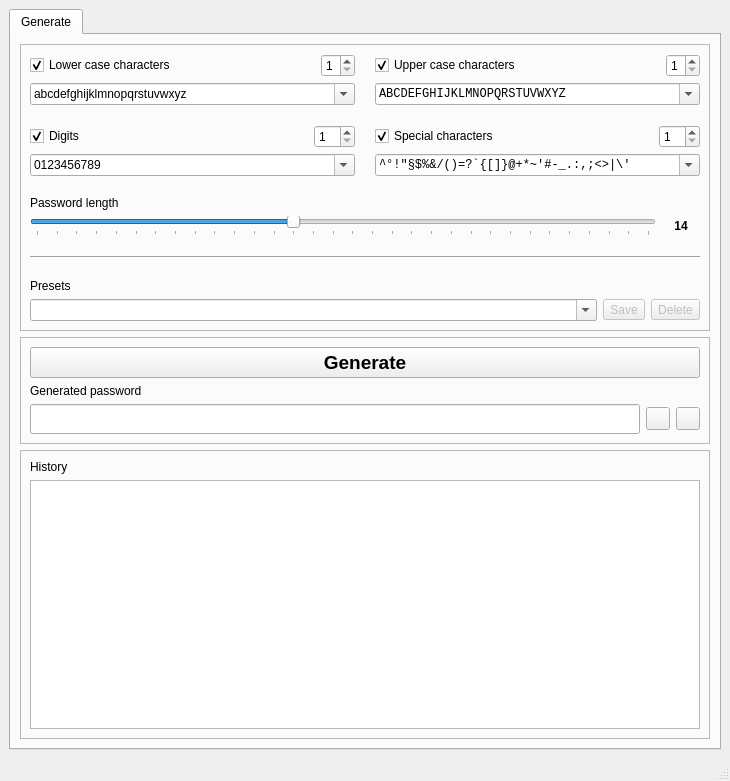
<?xml version="1.0" encoding="UTF-8"?>
<ui version="4.0">
 <class>MainFrame</class>
 <widget class="QMainWindow" name="MainFrame">
  <property name="geometry">
   <rect>
    <x>0</x>
    <y>0</y>
    <width>722</width>
    <height>781</height>
   </rect>
  </property>
  <property name="windowTitle">
   <string>Password Manager</string>
  </property>
  <property name="windowIcon">
   <iconset resource="main.qrc">
    <normaloff>:/icons/key.png</normaloff>:/icons/key.png</iconset>
  </property>
  <widget class="QWidget" name="centralwidget">
   <layout class="QVBoxLayout" name="verticalLayout">
    <item>
     <widget class="QTabWidget" name="tabWidget">
      <property name="currentIndex">
       <number>0</number>
      </property>
      <widget class="QWidget" name="tabGenerate">
       <attribute name="title">
        <string>Generate</string>
       </attribute>
       <layout class="QVBoxLayout" name="verticalLayout_4">
        <item>
         <widget class="QFrame" name="optionsFrame">
          <property name="sizePolicy">
           <sizepolicy hsizetype="Preferred" vsizetype="Maximum">
            <horstretch>0</horstretch>
            <verstretch>0</verstretch>
           </sizepolicy>
          </property>
          <property name="minimumSize">
           <size>
            <width>690</width>
            <height>0</height>
           </size>
          </property>
          <property name="frameShape">
           <enum>QFrame::StyledPanel</enum>
          </property>
          <property name="frameShadow">
           <enum>QFrame::Raised</enum>
          </property>
          <layout class="QGridLayout" name="gridLayout">
           <property name="spacing">
            <number>20</number>
           </property>
           <item row="0" column="1">
            <widget class="QWidget" name="upperCaseForm" native="true">
             <layout class="QGridLayout" name="gridLayout_3" columnstretch="1,0">
              <property name="leftMargin">
               <number>0</number>
              </property>
              <property name="topMargin">
               <number>0</number>
              </property>
              <property name="rightMargin">
               <number>0</number>
              </property>
              <property name="bottomMargin">
               <number>0</number>
              </property>
              <item row="1" column="0" colspan="2">
               <widget class="QComboBox" name="upperCaseChars">
                <property name="sizePolicy">
                 <sizepolicy hsizetype="MinimumExpanding" vsizetype="Fixed">
                  <horstretch>0</horstretch>
                  <verstretch>0</verstretch>
                 </sizepolicy>
                </property>
                <property name="font">
                 <font>
                  <family>Liberation Mono</family>
                 </font>
                </property>
                <property name="editable">
                 <bool>true</bool>
                </property>
                <property name="currentText">
                 <string notr="true">ABCDEFGHIJKLMNOPQRSTUVWXYZ</string>
                </property>
                <property name="insertPolicy">
                 <enum>QComboBox::InsertAtTop</enum>
                </property>
                <item>
                 <property name="text">
                  <string>ABCDEFGHIJKLMNOPQRSTUVWXYZ</string>
                 </property>
                </item>
               </widget>
              </item>
              <item row="0" column="0">
               <widget class="QCheckBox" name="useUpperCaseChars">
                <property name="text">
                 <string>Upper case characters</string>
                </property>
                <property name="checked">
                 <bool>true</bool>
                </property>
               </widget>
              </item>
              <item row="0" column="1">
               <widget class="QSpinBox" name="upperCaseMin">
                <property name="toolTip">
                 <string>Minimum count of upper case letters</string>
                </property>
                <property name="minimum">
                 <number>1</number>
                </property>
                <property name="maximum">
                 <number>4</number>
                </property>
               </widget>
              </item>
             </layout>
            </widget>
           </item>
           <item row="0" column="0">
            <widget class="QWidget" name="lowerCaseForm" native="true">
             <layout class="QGridLayout" name="gridLayout_2" columnstretch="1,0">
              <property name="leftMargin">
               <number>0</number>
              </property>
              <property name="topMargin">
               <number>0</number>
              </property>
              <property name="rightMargin">
               <number>0</number>
              </property>
              <property name="bottomMargin">
               <number>0</number>
              </property>
              <item row="0" column="0">
               <widget class="QCheckBox" name="useLowerCaseChars">
                <property name="text">
                 <string>Lower case characters</string>
                </property>
                <property name="checked">
                 <bool>true</bool>
                </property>
               </widget>
              </item>
              <item row="0" column="1">
               <widget class="QSpinBox" name="lowerCaseMin">
                <property name="toolTip">
                 <string>Minimum count of lower case numbers</string>
                </property>
                <property name="buttonSymbols">
                 <enum>QAbstractSpinBox::UpDownArrows</enum>
                </property>
                <property name="specialValueText">
                 <string/>
                </property>
                <property name="suffix">
                 <string/>
                </property>
                <property name="minimum">
                 <number>1</number>
                </property>
                <property name="maximum">
                 <number>4</number>
                </property>
               </widget>
              </item>
              <item row="1" column="0" colspan="2">
               <widget class="QComboBox" name="lowerCaseChars">
                <property name="editable">
                 <bool>true</bool>
                </property>
                <property name="currentText">
                 <string notr="true">abcdefghijklmnopqrstuvwxyz</string>
                </property>
                <property name="insertPolicy">
                 <enum>QComboBox::InsertAtTop</enum>
                </property>
                <item>
                 <property name="text">
                  <string>abcdefghijklmnopqrstuvwxyz</string>
                 </property>
                </item>
               </widget>
              </item>
             </layout>
            </widget>
           </item>
           <item row="1" column="0">
            <widget class="QWidget" name="numbersForm" native="true">
             <layout class="QGridLayout" name="gridLayout_4" columnstretch="1,0">
              <property name="leftMargin">
               <number>0</number>
              </property>
              <property name="topMargin">
               <number>0</number>
              </property>
              <property name="rightMargin">
               <number>0</number>
              </property>
              <property name="bottomMargin">
               <number>0</number>
              </property>
              <item row="0" column="0">
               <widget class="QCheckBox" name="useNumbers">
                <property name="text">
                 <string>Digits</string>
                </property>
                <property name="checked">
                 <bool>true</bool>
                </property>
               </widget>
              </item>
              <item row="0" column="1">
               <widget class="QSpinBox" name="numbersMin">
                <property name="toolTip">
                 <string>Minimum count of digits</string>
                </property>
                <property name="minimum">
                 <number>1</number>
                </property>
               </widget>
              </item>
              <item row="1" column="0" colspan="2">
               <widget class="QComboBox" name="numbers">
                <property name="editable">
                 <bool>true</bool>
                </property>
                <property name="currentText">
                 <string>0123456789</string>
                </property>
                <property name="insertPolicy">
                 <enum>QComboBox::InsertAtTop</enum>
                </property>
                <item>
                 <property name="text">
                  <string>0123456789</string>
                 </property>
                </item>
               </widget>
              </item>
             </layout>
            </widget>
           </item>
           <item row="2" column="0" colspan="2">
            <widget class="QWidget" name="lengthForm" native="true">
             <layout class="QGridLayout" name="gridLayout_6">
              <property name="leftMargin">
               <number>0</number>
              </property>
              <property name="topMargin">
               <number>0</number>
              </property>
              <property name="rightMargin">
               <number>0</number>
              </property>
              <property name="bottomMargin">
               <number>0</number>
              </property>
              <item row="0" column="0">
               <widget class="QLabel" name="label_4">
                <property name="text">
                 <string>Password length</string>
                </property>
               </widget>
              </item>
              <item row="1" column="0">
               <widget class="QSlider" name="passwordLength">
                <property name="minimum">
                 <number>1</number>
                </property>
                <property name="maximum">
                 <number>32</number>
                </property>
                <property name="pageStep">
                 <number>3</number>
                </property>
                <property name="value">
                 <number>14</number>
                </property>
                <property name="orientation">
                 <enum>Qt::Horizontal</enum>
                </property>
                <property name="invertedControls">
                 <bool>false</bool>
                </property>
                <property name="tickPosition">
                 <enum>QSlider::TicksBelow</enum>
                </property>
                <property name="tickInterval">
                 <number>1</number>
                </property>
               </widget>
              </item>
              <item row="1" column="1">
               <widget class="QLabel" name="pwLengthDisplay">
                <property name="sizePolicy">
                 <sizepolicy hsizetype="Preferred" vsizetype="Preferred">
                  <horstretch>0</horstretch>
                  <verstretch>0</verstretch>
                 </sizepolicy>
                </property>
                <property name="minimumSize">
                 <size>
                  <width>38</width>
                  <height>0</height>
                 </size>
                </property>
                <property name="font">
                 <font>
                  <weight>75</weight>
                  <bold>true</bold>
                 </font>
                </property>
                <property name="text">
                 <string>14</string>
                </property>
                <property name="alignment">
                 <set>Qt::AlignCenter</set>
                </property>
                <property name="margin">
                 <number>0</number>
                </property>
               </widget>
              </item>
             </layout>
            </widget>
           </item>
           <item row="1" column="1">
            <widget class="QWidget" name="specialsForm" native="true">
             <property name="sizePolicy">
              <sizepolicy hsizetype="MinimumExpanding" vsizetype="Preferred">
               <horstretch>0</horstretch>
               <verstretch>0</verstretch>
              </sizepolicy>
             </property>
             <layout class="QGridLayout" name="gridLayout_5" columnstretch="1,0">
              <property name="leftMargin">
               <number>0</number>
              </property>
              <property name="topMargin">
               <number>0</number>
              </property>
              <property name="rightMargin">
               <number>0</number>
              </property>
              <property name="bottomMargin">
               <number>0</number>
              </property>
              <item row="0" column="0">
               <widget class="QCheckBox" name="useSpecialChars">
                <property name="text">
                 <string>Special characters</string>
                </property>
                <property name="checked">
                 <bool>true</bool>
                </property>
               </widget>
              </item>
              <item row="1" column="0" colspan="2">
               <widget class="QComboBox" name="specialChars">
                <property name="sizePolicy">
                 <sizepolicy hsizetype="MinimumExpanding" vsizetype="Fixed">
                  <horstretch>0</horstretch>
                  <verstretch>0</verstretch>
                 </sizepolicy>
                </property>
                <property name="font">
                 <font>
                  <family>Liberation Mono</family>
                 </font>
                </property>
                <property name="editable">
                 <bool>true</bool>
                </property>
                <property name="currentText">
                 <string notr="true">^°!&quot;§$%&amp;/()=?`{[]}@+*~'#-_.:,;&lt;&gt;|\'</string>
                </property>
                <property name="insertPolicy">
                 <enum>QComboBox::InsertAtTop</enum>
                </property>
                <item>
                 <property name="text">
                  <string>^°!&quot;§$%&amp;/()=?`{[]}@+*~'#-_.:,;&lt;&gt;|\'</string>
                 </property>
                </item>
               </widget>
              </item>
              <item row="0" column="1">
               <widget class="QSpinBox" name="specialsMin">
                <property name="toolTip">
                 <string>Minimum count of special characters</string>
                </property>
                <property name="minimum">
                 <number>1</number>
                </property>
               </widget>
              </item>
             </layout>
            </widget>
           </item>
           <item row="3" column="0" colspan="2">
            <widget class="Line" name="line">
             <property name="orientation">
              <enum>Qt::Horizontal</enum>
             </property>
            </widget>
           </item>
           <item row="5" column="0" colspan="2">
            <widget class="QWidget" name="widget" native="true">
             <layout class="QVBoxLayout" name="verticalLayout_5">
              <property name="leftMargin">
               <number>0</number>
              </property>
              <property name="topMargin">
               <number>0</number>
              </property>
              <property name="rightMargin">
               <number>0</number>
              </property>
              <property name="bottomMargin">
               <number>0</number>
              </property>
              <item>
               <widget class="QLabel" name="label">
                <property name="text">
                 <string>Presets</string>
                </property>
               </widget>
              </item>
              <item>
               <widget class="QWidget" name="widget_2" native="true">
                <layout class="QHBoxLayout" name="horizontalLayout">
                 <property name="leftMargin">
                  <number>0</number>
                 </property>
                 <property name="topMargin">
                  <number>0</number>
                 </property>
                 <property name="rightMargin">
                  <number>0</number>
                 </property>
                 <property name="bottomMargin">
                  <number>0</number>
                 </property>
                 <item>
                  <widget class="QComboBox" name="presetName">
                   <property name="editable">
                    <bool>true</bool>
                   </property>
                   <property name="insertPolicy">
                    <enum>QComboBox::NoInsert</enum>
                   </property>
                  </widget>
                 </item>
                 <item>
                  <widget class="QToolButton" name="savePresetButton">
                   <property name="enabled">
                    <bool>false</bool>
                   </property>
                   <property name="sizePolicy">
                    <sizepolicy hsizetype="Maximum" vsizetype="Fixed">
                     <horstretch>0</horstretch>
                     <verstretch>0</verstretch>
                    </sizepolicy>
                   </property>
                   <property name="text">
                    <string>Save</string>
                   </property>
                   <property name="icon">
                    <iconset theme="document-save">
                     <normaloff>.</normaloff>.</iconset>
                   </property>
                  </widget>
                 </item>
                 <item>
                  <widget class="QToolButton" name="deletePresetButton">
                   <property name="enabled">
                    <bool>false</bool>
                   </property>
                   <property name="text">
                    <string>Delete</string>
                   </property>
                   <property name="icon">
                    <iconset theme="edit-delete">
                     <normaloff>.</normaloff>.</iconset>
                   </property>
                  </widget>
                 </item>
                </layout>
               </widget>
              </item>
             </layout>
            </widget>
           </item>
          </layout>
         </widget>
        </item>
        <item>
         <widget class="QFrame" name="generateFrame">
          <property name="frameShape">
           <enum>QFrame::StyledPanel</enum>
          </property>
          <property name="frameShadow">
           <enum>QFrame::Raised</enum>
          </property>
          <layout class="QVBoxLayout" name="verticalLayout_2">
           <item>
            <widget class="QPushButton" name="generateButton">
             <property name="minimumSize">
              <size>
               <width>200</width>
               <height>0</height>
              </size>
             </property>
             <property name="font">
              <font>
               <pointsize>14</pointsize>
               <weight>75</weight>
               <bold>true</bold>
              </font>
             </property>
             <property name="text">
              <string>Generate</string>
             </property>
             <property name="icon">
              <iconset theme="media-playback-start">
               <normaloff>.</normaloff>.</iconset>
             </property>
            </widget>
           </item>
           <item>
            <widget class="QLabel" name="label_3">
             <property name="text">
              <string>Generated password</string>
             </property>
            </widget>
           </item>
           <item>
            <widget class="QWidget" name="outputPanel" native="true">
             <layout class="QHBoxLayout" name="horizontalLayout_4">
              <property name="leftMargin">
               <number>0</number>
              </property>
              <property name="topMargin">
               <number>0</number>
              </property>
              <property name="rightMargin">
               <number>0</number>
              </property>
              <property name="bottomMargin">
               <number>0</number>
              </property>
              <item>
               <widget class="QLineEdit" name="output">
                <property name="font">
                 <font>
                  <family>Liberation Mono</family>
                  <pointsize>14</pointsize>
                  <weight>75</weight>
                  <bold>true</bold>
                 </font>
                </property>
               </widget>
              </item>
              <item>
               <widget class="QToolButton" name="copyToClipboardButton">
                <property name="toolTip">
                 <string>Copy to clipboard</string>
                </property>
                <property name="text">
                 <string/>
                </property>
                <property name="icon">
                 <iconset theme="edit-copy">
                  <normaloff>../../../../.designer/backup</normaloff>../../../../.designer/backup</iconset>
                </property>
               </widget>
              </item>
              <item>
               <widget class="QToolButton" name="savePasswordButton">
                <property name="enabled">
                 <bool>true</bool>
                </property>
                <property name="toolTip">
                 <string>Save to password manager</string>
                </property>
                <property name="text">
                 <string/>
                </property>
                <property name="icon">
                 <iconset theme="document-save">
                  <normaloff>../../../../.designer/backup</normaloff>../../../../.designer/backup</iconset>
                </property>
               </widget>
              </item>
             </layout>
            </widget>
           </item>
          </layout>
         </widget>
        </item>
        <item>
         <widget class="QFrame" name="historyPanel">
          <property name="sizePolicy">
           <sizepolicy hsizetype="Preferred" vsizetype="Minimum">
            <horstretch>0</horstretch>
            <verstretch>0</verstretch>
           </sizepolicy>
          </property>
          <property name="frameShape">
           <enum>QFrame::StyledPanel</enum>
          </property>
          <property name="frameShadow">
           <enum>QFrame::Raised</enum>
          </property>
          <layout class="QVBoxLayout" name="verticalLayout_3">
           <item>
            <widget class="QLabel" name="label_6">
             <property name="text">
              <string>History</string>
             </property>
            </widget>
           </item>
           <item>
            <widget class="QListWidget" name="historyList">
             <property name="font">
              <font>
               <family>Liberation Mono</family>
               <pointsize>10</pointsize>
               <weight>50</weight>
               <bold>false</bold>
              </font>
             </property>
            </widget>
           </item>
          </layout>
         </widget>
        </item>
       </layout>
      </widget>
     </widget>
    </item>
   </layout>
  </widget>
  <widget class="QStatusBar" name="statusBar"/>
 </widget>
 <resources>
  <include location="main.qrc"/>
 </resources>
 <connections>
  <connection>
   <sender>generateButton</sender>
   <signal>clicked()</signal>
   <receiver>MainFrame</receiver>
   <slot>handleGeneratePressed()</slot>
   <hints>
    <hint type="sourcelabel">
     <x>194</x>
     <y>147</y>
    </hint>
    <hint type="destinationlabel">
     <x>392</x>
     <y>256</y>
    </hint>
   </hints>
  </connection>
  <connection>
   <sender>historyList</sender>
   <signal>itemDoubleClicked(QListWidgetItem*)</signal>
   <receiver>MainFrame</receiver>
   <slot>handleHistoryDblClick(QListWidgetItem*)</slot>
   <hints>
    <hint type="sourcelabel">
     <x>392</x>
     <y>386</y>
    </hint>
    <hint type="destinationlabel">
     <x>392</x>
     <y>256</y>
    </hint>
   </hints>
  </connection>
  <connection>
   <sender>passwordLength</sender>
   <signal>valueChanged(int)</signal>
   <receiver>MainFrame</receiver>
   <slot>handlePasswordLengthChange(int)</slot>
   <hints>
    <hint type="sourcelabel">
     <x>439</x>
     <y>119</y>
    </hint>
    <hint type="destinationlabel">
     <x>392</x>
     <y>256</y>
    </hint>
   </hints>
  </connection>
  <connection>
   <sender>upperCaseChars</sender>
   <signal>editTextChanged(QString)</signal>
   <receiver>MainFrame</receiver>
   <slot>handleComboboxChange(QString)</slot>
   <hints>
    <hint type="sourcelabel">
     <x>557</x>
     <y>77</y>
    </hint>
    <hint type="destinationlabel">
     <x>385</x>
     <y>351</y>
    </hint>
   </hints>
  </connection>
  <connection>
   <sender>lowerCaseChars</sender>
   <signal>editTextChanged(QString)</signal>
   <receiver>MainFrame</receiver>
   <slot>handleComboboxChange(QString)</slot>
   <hints>
    <hint type="sourcelabel">
     <x>183</x>
     <y>77</y>
    </hint>
    <hint type="destinationlabel">
     <x>385</x>
     <y>351</y>
    </hint>
   </hints>
  </connection>
  <connection>
   <sender>numbers</sender>
   <signal>editTextChanged(QString)</signal>
   <receiver>MainFrame</receiver>
   <slot>handleComboboxChange(QString)</slot>
   <hints>
    <hint type="sourcelabel">
     <x>183</x>
     <y>146</y>
    </hint>
    <hint type="destinationlabel">
     <x>385</x>
     <y>351</y>
    </hint>
   </hints>
  </connection>
  <connection>
   <sender>specialChars</sender>
   <signal>editTextChanged(QString)</signal>
   <receiver>MainFrame</receiver>
   <slot>handleComboboxChange(QString)</slot>
   <hints>
    <hint type="sourcelabel">
     <x>557</x>
     <y>146</y>
    </hint>
    <hint type="destinationlabel">
     <x>385</x>
     <y>351</y>
    </hint>
   </hints>
  </connection>
  <connection>
   <sender>copyToClipboardButton</sender>
   <signal>clicked()</signal>
   <receiver>MainFrame</receiver>
   <slot>handleCopyToClipboardPressed()</slot>
   <hints>
    <hint type="sourcelabel">
     <x>707</x>
     <y>329</y>
    </hint>
    <hint type="destinationlabel">
     <x>385</x>
     <y>351</y>
    </hint>
   </hints>
  </connection>
  <connection>
   <sender>savePasswordButton</sender>
   <signal>clicked()</signal>
   <receiver>MainFrame</receiver>
   <slot>handleSavePasswordPressed()</slot>
   <hints>
    <hint type="sourcelabel">
     <x>737</x>
     <y>329</y>
    </hint>
    <hint type="destinationlabel">
     <x>385</x>
     <y>351</y>
    </hint>
   </hints>
  </connection>
  <connection>
   <sender>useLowerCaseChars</sender>
   <signal>stateChanged(int)</signal>
   <receiver>MainFrame</receiver>
   <slot>handleCharsCheckboxChange(int)</slot>
   <hints>
    <hint type="sourcelabel">
     <x>163</x>
     <y>50</y>
    </hint>
    <hint type="destinationlabel">
     <x>385</x>
     <y>351</y>
    </hint>
   </hints>
  </connection>
  <connection>
   <sender>lowerCaseMin</sender>
   <signal>valueChanged(int)</signal>
   <receiver>MainFrame</receiver>
   <slot>handleMinSpinnerChange(int)</slot>
   <hints>
    <hint type="sourcelabel">
     <x>328</x>
     <y>50</y>
    </hint>
    <hint type="destinationlabel">
     <x>385</x>
     <y>351</y>
    </hint>
   </hints>
  </connection>
  <connection>
   <sender>upperCaseMin</sender>
   <signal>valueChanged(int)</signal>
   <receiver>MainFrame</receiver>
   <slot>handleMinSpinnerChange(int)</slot>
   <hints>
    <hint type="sourcelabel">
     <x>702</x>
     <y>50</y>
    </hint>
    <hint type="destinationlabel">
     <x>385</x>
     <y>351</y>
    </hint>
   </hints>
  </connection>
  <connection>
   <sender>specialsMin</sender>
   <signal>valueChanged(int)</signal>
   <receiver>MainFrame</receiver>
   <slot>handleMinSpinnerChange(int)</slot>
   <hints>
    <hint type="sourcelabel">
     <x>699</x>
     <y>119</y>
    </hint>
    <hint type="destinationlabel">
     <x>385</x>
     <y>351</y>
    </hint>
   </hints>
  </connection>
  <connection>
   <sender>numbersMin</sender>
   <signal>valueChanged(int)</signal>
   <receiver>MainFrame</receiver>
   <slot>handleMinSpinnerChange(int)</slot>
   <hints>
    <hint type="sourcelabel">
     <x>325</x>
     <y>119</y>
    </hint>
    <hint type="destinationlabel">
     <x>385</x>
     <y>351</y>
    </hint>
   </hints>
  </connection>
  <connection>
   <sender>useNumbers</sender>
   <signal>stateChanged(int)</signal>
   <receiver>MainFrame</receiver>
   <slot>handleCharsCheckboxChange(int)</slot>
   <hints>
    <hint type="sourcelabel">
     <x>160</x>
     <y>119</y>
    </hint>
    <hint type="destinationlabel">
     <x>385</x>
     <y>351</y>
    </hint>
   </hints>
  </connection>
  <connection>
   <sender>useUpperCaseChars</sender>
   <signal>stateChanged(int)</signal>
   <receiver>MainFrame</receiver>
   <slot>handleCharsCheckboxChange(int)</slot>
   <hints>
    <hint type="sourcelabel">
     <x>537</x>
     <y>50</y>
    </hint>
    <hint type="destinationlabel">
     <x>385</x>
     <y>351</y>
    </hint>
   </hints>
  </connection>
  <connection>
   <sender>useSpecialChars</sender>
   <signal>stateChanged(int)</signal>
   <receiver>MainFrame</receiver>
   <slot>handleCharsCheckboxChange(int)</slot>
   <hints>
    <hint type="sourcelabel">
     <x>534</x>
     <y>119</y>
    </hint>
    <hint type="destinationlabel">
     <x>385</x>
     <y>351</y>
    </hint>
   </hints>
  </connection>
  <connection>
   <sender>savePresetButton</sender>
   <signal>clicked()</signal>
   <receiver>MainFrame</receiver>
   <slot>handleSavePresetPressed()</slot>
   <hints>
    <hint type="sourcelabel">
     <x>683</x>
     <y>293</y>
    </hint>
    <hint type="destinationlabel">
     <x>358</x>
     <y>344</y>
    </hint>
   </hints>
  </connection>
  <connection>
   <sender>presetName</sender>
   <signal>currentIndexChanged(QString)</signal>
   <receiver>MainFrame</receiver>
   <slot>handlePresetNameChange(QString)</slot>
   <hints>
    <hint type="sourcelabel">
     <x>343</x>
     <y>293</y>
    </hint>
    <hint type="destinationlabel">
     <x>358</x>
     <y>344</y>
    </hint>
   </hints>
  </connection>
  <connection>
   <sender>presetName</sender>
   <signal>editTextChanged(QString)</signal>
   <receiver>MainFrame</receiver>
   <slot>handlePresetNameTextChange(QString)</slot>
   <hints>
    <hint type="sourcelabel">
     <x>328</x>
     <y>293</y>
    </hint>
    <hint type="destinationlabel">
     <x>358</x>
     <y>344</y>
    </hint>
   </hints>
  </connection>
  <connection>
   <sender>deletePresetButton</sender>
   <signal>clicked()</signal>
   <receiver>MainFrame</receiver>
   <slot>handleDeletePresetPressed()</slot>
   <hints>
    <hint type="sourcelabel">
     <x>683</x>
     <y>293</y>
    </hint>
    <hint type="destinationlabel">
     <x>358</x>
     <y>344</y>
    </hint>
   </hints>
  </connection>
 </connections>
 <slots>
  <slot>handleRevertLowerCaseCharsPressed()</slot>
  <slot>handleRevertSpecialCharsPressed()</slot>
  <slot>handleGeneratePressed()</slot>
  <slot>handleHistoryDblClick(QListWidgetItem*)</slot>
  <slot>handleCopyToClipboardPressed()</slot>
  <slot>handlePasswordLengthChange(int)</slot>
  <slot>handleRevertUpperCaseCharsPressed()</slot>
  <slot>handleRevertNumbersPressed()</slot>
  <slot>handleComboboxChange(QString)</slot>
  <slot>handleMinSpinnerChange(int)</slot>
  <slot>handleSavePasswordPressed()</slot>
  <slot>handleCharsCheckboxChange(int)</slot>
  <slot>handleSavePresetPressed()</slot>
  <slot>handlePresetNameChange(QString)</slot>
  <slot>handlePresetNameTextChange(QString)</slot>
  <slot>handleDeletePresetPressed()</slot>
 </slots>
</ui>
